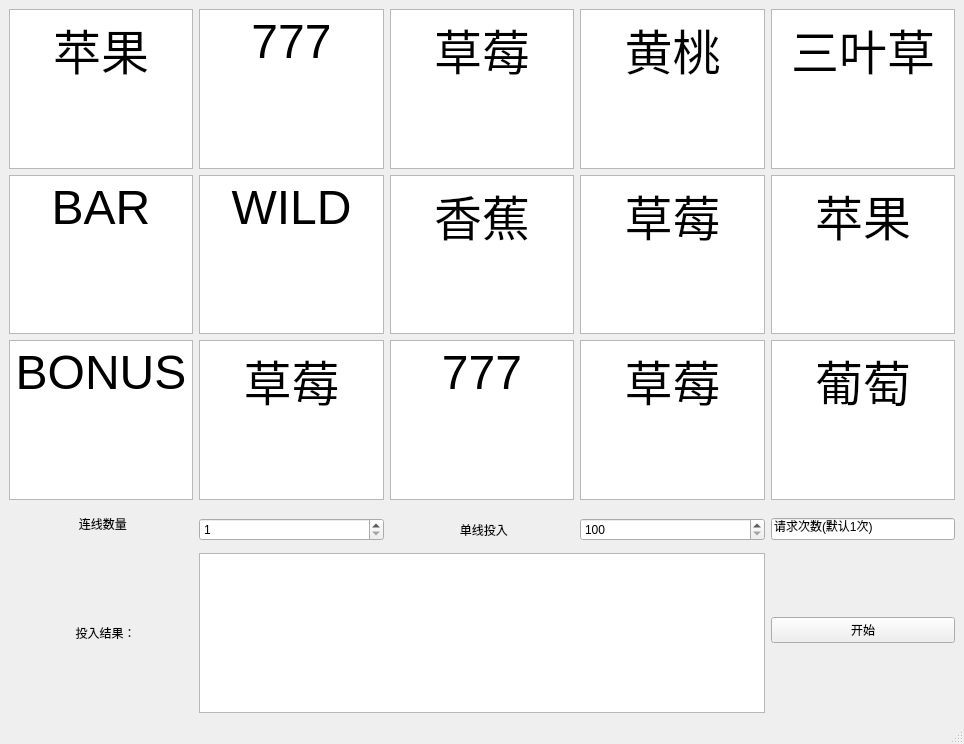
<?xml version="1.0" encoding="UTF-8"?>
<ui version="4.0">
 <class>MainWindow</class>
 <widget class="QMainWindow" name="MainWindow">
  <property name="geometry">
   <rect>
    <x>0</x>
    <y>0</y>
    <width>964</width>
    <height>744</height>
   </rect>
  </property>
  <property name="windowTitle">
   <string>MainWindow</string>
  </property>
  <widget class="QWidget" name="centralwidget">
   <layout class="QGridLayout" name="gridLayout">
    <item row="1" column="5">
     <widget class="QTextBrowser" name="textBrowser_10">
      <property name="html">
       <string>&lt;!DOCTYPE HTML PUBLIC &quot;-//W3C//DTD HTML 4.0//EN&quot; &quot;http://www.w3.org/TR/REC-html40/strict.dtd&quot;&gt;
&lt;html&gt;&lt;head&gt;&lt;meta name=&quot;qrichtext&quot; content=&quot;1&quot; /&gt;&lt;style type=&quot;text/css&quot;&gt;
p, li { white-space: pre-wrap; }
&lt;/style&gt;&lt;/head&gt;&lt;body style=&quot; font-family:'SimSun'; font-size:9pt; font-weight:400; font-style:normal;&quot;&gt;
&lt;p align=&quot;center&quot; style=&quot; margin-top:0px; margin-bottom:0px; margin-left:0px; margin-right:0px; -qt-block-indent:0; text-indent:0px;&quot;&gt;&lt;span style=&quot; font-size:36pt;&quot;&gt;苹果&lt;/span&gt;&lt;/p&gt;&lt;/body&gt;&lt;/html&gt;</string>
      </property>
     </widget>
    </item>
    <item row="0" column="2">
     <widget class="QTextBrowser" name="textBrowser_2">
      <property name="html">
       <string>&lt;!DOCTYPE HTML PUBLIC &quot;-//W3C//DTD HTML 4.0//EN&quot; &quot;http://www.w3.org/TR/REC-html40/strict.dtd&quot;&gt;
&lt;html&gt;&lt;head&gt;&lt;meta name=&quot;qrichtext&quot; content=&quot;1&quot; /&gt;&lt;style type=&quot;text/css&quot;&gt;
p, li { white-space: pre-wrap; }
&lt;/style&gt;&lt;/head&gt;&lt;body style=&quot; font-family:'SimSun'; font-size:9pt; font-weight:400; font-style:normal;&quot;&gt;
&lt;p align=&quot;center&quot; style=&quot; margin-top:0px; margin-bottom:0px; margin-left:0px; margin-right:0px; -qt-block-indent:0; text-indent:0px;&quot;&gt;&lt;span style=&quot; font-size:36pt;&quot;&gt;777&lt;/span&gt;&lt;/p&gt;&lt;/body&gt;&lt;/html&gt;</string>
      </property>
     </widget>
    </item>
    <item row="1" column="3">
     <widget class="QTextBrowser" name="textBrowser_8">
      <property name="html">
       <string>&lt;!DOCTYPE HTML PUBLIC &quot;-//W3C//DTD HTML 4.0//EN&quot; &quot;http://www.w3.org/TR/REC-html40/strict.dtd&quot;&gt;
&lt;html&gt;&lt;head&gt;&lt;meta name=&quot;qrichtext&quot; content=&quot;1&quot; /&gt;&lt;style type=&quot;text/css&quot;&gt;
p, li { white-space: pre-wrap; }
&lt;/style&gt;&lt;/head&gt;&lt;body style=&quot; font-family:'SimSun'; font-size:9pt; font-weight:400; font-style:normal;&quot;&gt;
&lt;p align=&quot;center&quot; style=&quot; margin-top:0px; margin-bottom:0px; margin-left:0px; margin-right:0px; -qt-block-indent:0; text-indent:0px;&quot;&gt;&lt;span style=&quot; font-size:36pt;&quot;&gt;香蕉&lt;/span&gt;&lt;/p&gt;&lt;/body&gt;&lt;/html&gt;</string>
      </property>
     </widget>
    </item>
    <item row="7" column="0">
     <widget class="QLabel" name="label_3">
      <property name="text">
       <string>                    投入结果：</string>
      </property>
     </widget>
    </item>
    <item row="2" column="5">
     <widget class="QTextBrowser" name="textBrowser_15">
      <property name="html">
       <string>&lt;!DOCTYPE HTML PUBLIC &quot;-//W3C//DTD HTML 4.0//EN&quot; &quot;http://www.w3.org/TR/REC-html40/strict.dtd&quot;&gt;
&lt;html&gt;&lt;head&gt;&lt;meta name=&quot;qrichtext&quot; content=&quot;1&quot; /&gt;&lt;style type=&quot;text/css&quot;&gt;
p, li { white-space: pre-wrap; }
&lt;/style&gt;&lt;/head&gt;&lt;body style=&quot; font-family:'SimSun'; font-size:9pt; font-weight:400; font-style:normal;&quot;&gt;
&lt;p align=&quot;center&quot; style=&quot; margin-top:0px; margin-bottom:0px; margin-left:0px; margin-right:0px; -qt-block-indent:0; text-indent:0px;&quot;&gt;&lt;span style=&quot; font-size:36pt;&quot;&gt;葡萄&lt;/span&gt;&lt;/p&gt;&lt;/body&gt;&lt;/html&gt;</string>
      </property>
     </widget>
    </item>
    <item row="0" column="3">
     <widget class="QTextBrowser" name="textBrowser_3">
      <property name="html">
       <string>&lt;!DOCTYPE HTML PUBLIC &quot;-//W3C//DTD HTML 4.0//EN&quot; &quot;http://www.w3.org/TR/REC-html40/strict.dtd&quot;&gt;
&lt;html&gt;&lt;head&gt;&lt;meta name=&quot;qrichtext&quot; content=&quot;1&quot; /&gt;&lt;style type=&quot;text/css&quot;&gt;
p, li { white-space: pre-wrap; }
&lt;/style&gt;&lt;/head&gt;&lt;body style=&quot; font-family:'SimSun'; font-size:9pt; font-weight:400; font-style:normal;&quot;&gt;
&lt;p align=&quot;center&quot; style=&quot; margin-top:0px; margin-bottom:0px; margin-left:0px; margin-right:0px; -qt-block-indent:0; text-indent:0px;&quot;&gt;&lt;span style=&quot; font-size:36pt;&quot;&gt;草莓&lt;/span&gt;&lt;/p&gt;&lt;/body&gt;&lt;/html&gt;</string>
      </property>
     </widget>
    </item>
    <item row="7" column="2" colspan="3">
     <widget class="QTextBrowser" name="textBrowser_16"/>
    </item>
    <item row="2" column="3">
     <widget class="QTextBrowser" name="textBrowser_13">
      <property name="html">
       <string>&lt;!DOCTYPE HTML PUBLIC &quot;-//W3C//DTD HTML 4.0//EN&quot; &quot;http://www.w3.org/TR/REC-html40/strict.dtd&quot;&gt;
&lt;html&gt;&lt;head&gt;&lt;meta name=&quot;qrichtext&quot; content=&quot;1&quot; /&gt;&lt;style type=&quot;text/css&quot;&gt;
p, li { white-space: pre-wrap; }
&lt;/style&gt;&lt;/head&gt;&lt;body style=&quot; font-family:'SimSun'; font-size:9pt; font-weight:400; font-style:normal;&quot;&gt;
&lt;p align=&quot;center&quot; style=&quot; margin-top:0px; margin-bottom:0px; margin-left:0px; margin-right:0px; -qt-block-indent:0; text-indent:0px;&quot;&gt;&lt;span style=&quot; font-size:36pt;&quot;&gt;777&lt;/span&gt;&lt;/p&gt;&lt;/body&gt;&lt;/html&gt;</string>
      </property>
     </widget>
    </item>
    <item row="1" column="2">
     <widget class="QTextBrowser" name="textBrowser_7">
      <property name="html">
       <string>&lt;!DOCTYPE HTML PUBLIC &quot;-//W3C//DTD HTML 4.0//EN&quot; &quot;http://www.w3.org/TR/REC-html40/strict.dtd&quot;&gt;
&lt;html&gt;&lt;head&gt;&lt;meta name=&quot;qrichtext&quot; content=&quot;1&quot; /&gt;&lt;style type=&quot;text/css&quot;&gt;
p, li { white-space: pre-wrap; }
&lt;/style&gt;&lt;/head&gt;&lt;body style=&quot; font-family:'SimSun'; font-size:9pt; font-weight:400; font-style:normal;&quot;&gt;
&lt;p align=&quot;center&quot; style=&quot; margin-top:0px; margin-bottom:0px; margin-left:0px; margin-right:0px; -qt-block-indent:0; text-indent:0px;&quot;&gt;&lt;span style=&quot; font-size:36pt;&quot;&gt;WILD&lt;/span&gt;&lt;/p&gt;&lt;/body&gt;&lt;/html&gt;</string>
      </property>
     </widget>
    </item>
    <item row="1" column="4">
     <widget class="QTextBrowser" name="textBrowser_9">
      <property name="html">
       <string>&lt;!DOCTYPE HTML PUBLIC &quot;-//W3C//DTD HTML 4.0//EN&quot; &quot;http://www.w3.org/TR/REC-html40/strict.dtd&quot;&gt;
&lt;html&gt;&lt;head&gt;&lt;meta name=&quot;qrichtext&quot; content=&quot;1&quot; /&gt;&lt;style type=&quot;text/css&quot;&gt;
p, li { white-space: pre-wrap; }
&lt;/style&gt;&lt;/head&gt;&lt;body style=&quot; font-family:'SimSun'; font-size:9pt; font-weight:400; font-style:normal;&quot;&gt;
&lt;p align=&quot;center&quot; style=&quot; margin-top:0px; margin-bottom:0px; margin-left:0px; margin-right:0px; -qt-block-indent:0; text-indent:0px;&quot;&gt;&lt;span style=&quot; font-size:36pt;&quot;&gt;草莓&lt;/span&gt;&lt;/p&gt;&lt;/body&gt;&lt;/html&gt;</string>
      </property>
     </widget>
    </item>
    <item row="0" column="4">
     <widget class="QTextBrowser" name="textBrowser_4">
      <property name="html">
       <string>&lt;!DOCTYPE HTML PUBLIC &quot;-//W3C//DTD HTML 4.0//EN&quot; &quot;http://www.w3.org/TR/REC-html40/strict.dtd&quot;&gt;
&lt;html&gt;&lt;head&gt;&lt;meta name=&quot;qrichtext&quot; content=&quot;1&quot; /&gt;&lt;style type=&quot;text/css&quot;&gt;
p, li { white-space: pre-wrap; }
&lt;/style&gt;&lt;/head&gt;&lt;body style=&quot; font-family:'SimSun'; font-size:9pt; font-weight:400; font-style:normal;&quot;&gt;
&lt;p align=&quot;center&quot; style=&quot; margin-top:0px; margin-bottom:0px; margin-left:0px; margin-right:0px; -qt-block-indent:0; text-indent:0px;&quot;&gt;&lt;span style=&quot; font-size:36pt;&quot;&gt;黄桃&lt;/span&gt;&lt;/p&gt;&lt;/body&gt;&lt;/html&gt;</string>
      </property>
     </widget>
    </item>
    <item row="2" column="0">
     <widget class="QTextBrowser" name="textBrowser_11">
      <property name="html">
       <string>&lt;!DOCTYPE HTML PUBLIC &quot;-//W3C//DTD HTML 4.0//EN&quot; &quot;http://www.w3.org/TR/REC-html40/strict.dtd&quot;&gt;
&lt;html&gt;&lt;head&gt;&lt;meta name=&quot;qrichtext&quot; content=&quot;1&quot; /&gt;&lt;style type=&quot;text/css&quot;&gt;
p, li { white-space: pre-wrap; }
&lt;/style&gt;&lt;/head&gt;&lt;body style=&quot; font-family:'SimSun'; font-size:9pt; font-weight:400; font-style:normal;&quot;&gt;
&lt;p align=&quot;center&quot; style=&quot; margin-top:0px; margin-bottom:0px; margin-left:0px; margin-right:0px; -qt-block-indent:0; text-indent:0px;&quot;&gt;&lt;span style=&quot; font-size:36pt;&quot;&gt;BONUS&lt;/span&gt;&lt;/p&gt;&lt;/body&gt;&lt;/html&gt;</string>
      </property>
     </widget>
    </item>
    <item row="2" column="2">
     <widget class="QTextBrowser" name="textBrowser_12">
      <property name="html">
       <string>&lt;!DOCTYPE HTML PUBLIC &quot;-//W3C//DTD HTML 4.0//EN&quot; &quot;http://www.w3.org/TR/REC-html40/strict.dtd&quot;&gt;
&lt;html&gt;&lt;head&gt;&lt;meta name=&quot;qrichtext&quot; content=&quot;1&quot; /&gt;&lt;style type=&quot;text/css&quot;&gt;
p, li { white-space: pre-wrap; }
&lt;/style&gt;&lt;/head&gt;&lt;body style=&quot; font-family:'SimSun'; font-size:9pt; font-weight:400; font-style:normal;&quot;&gt;
&lt;p align=&quot;center&quot; style=&quot; margin-top:0px; margin-bottom:0px; margin-left:0px; margin-right:0px; -qt-block-indent:0; text-indent:0px;&quot;&gt;&lt;span style=&quot; font-size:36pt;&quot;&gt;草莓&lt;/span&gt;&lt;/p&gt;&lt;/body&gt;&lt;/html&gt;</string>
      </property>
     </widget>
    </item>
    <item row="2" column="4">
     <widget class="QTextBrowser" name="textBrowser_14">
      <property name="html">
       <string>&lt;!DOCTYPE HTML PUBLIC &quot;-//W3C//DTD HTML 4.0//EN&quot; &quot;http://www.w3.org/TR/REC-html40/strict.dtd&quot;&gt;
&lt;html&gt;&lt;head&gt;&lt;meta name=&quot;qrichtext&quot; content=&quot;1&quot; /&gt;&lt;style type=&quot;text/css&quot;&gt;
p, li { white-space: pre-wrap; }
&lt;/style&gt;&lt;/head&gt;&lt;body style=&quot; font-family:'SimSun'; font-size:9pt; font-weight:400; font-style:normal;&quot;&gt;
&lt;p align=&quot;center&quot; style=&quot; margin-top:0px; margin-bottom:0px; margin-left:0px; margin-right:0px; -qt-block-indent:0; text-indent:0px;&quot;&gt;&lt;span style=&quot; font-size:36pt;&quot;&gt;草莓&lt;/span&gt;&lt;/p&gt;&lt;/body&gt;&lt;/html&gt;</string>
      </property>
     </widget>
    </item>
    <item row="0" column="5">
     <widget class="QTextBrowser" name="textBrowser_5">
      <property name="html">
       <string>&lt;!DOCTYPE HTML PUBLIC &quot;-//W3C//DTD HTML 4.0//EN&quot; &quot;http://www.w3.org/TR/REC-html40/strict.dtd&quot;&gt;
&lt;html&gt;&lt;head&gt;&lt;meta name=&quot;qrichtext&quot; content=&quot;1&quot; /&gt;&lt;style type=&quot;text/css&quot;&gt;
p, li { white-space: pre-wrap; }
&lt;/style&gt;&lt;/head&gt;&lt;body style=&quot; font-family:'SimSun'; font-size:9pt; font-weight:400; font-style:normal;&quot;&gt;
&lt;p align=&quot;center&quot; style=&quot; margin-top:0px; margin-bottom:0px; margin-left:0px; margin-right:0px; -qt-block-indent:0; text-indent:0px;&quot;&gt;&lt;span style=&quot; font-size:36pt;&quot;&gt;三叶草&lt;/span&gt;&lt;/p&gt;&lt;/body&gt;&lt;/html&gt;</string>
      </property>
     </widget>
    </item>
    <item row="6" column="5" rowspan="2">
     <widget class="QPushButton" name="pushButton">
      <property name="text">
       <string>开始</string>
      </property>
     </widget>
    </item>
    <item row="1" column="0">
     <widget class="QTextBrowser" name="textBrowser_6">
      <property name="html">
       <string>&lt;!DOCTYPE HTML PUBLIC &quot;-//W3C//DTD HTML 4.0//EN&quot; &quot;http://www.w3.org/TR/REC-html40/strict.dtd&quot;&gt;
&lt;html&gt;&lt;head&gt;&lt;meta name=&quot;qrichtext&quot; content=&quot;1&quot; /&gt;&lt;style type=&quot;text/css&quot;&gt;
p, li { white-space: pre-wrap; }
&lt;/style&gt;&lt;/head&gt;&lt;body style=&quot; font-family:'SimSun'; font-size:9pt; font-weight:400; font-style:normal;&quot;&gt;
&lt;p align=&quot;center&quot; style=&quot; margin-top:0px; margin-bottom:0px; margin-left:0px; margin-right:0px; -qt-block-indent:0; text-indent:0px;&quot;&gt;&lt;span style=&quot; font-size:36pt;&quot;&gt;BAR&lt;/span&gt;&lt;/p&gt;&lt;/body&gt;&lt;/html&gt;</string>
      </property>
     </widget>
    </item>
    <item row="0" column="0">
     <widget class="QTextBrowser" name="textBrowser">
      <property name="html">
       <string>&lt;!DOCTYPE HTML PUBLIC &quot;-//W3C//DTD HTML 4.0//EN&quot; &quot;http://www.w3.org/TR/REC-html40/strict.dtd&quot;&gt;
&lt;html&gt;&lt;head&gt;&lt;meta name=&quot;qrichtext&quot; content=&quot;1&quot; /&gt;&lt;style type=&quot;text/css&quot;&gt;
p, li { white-space: pre-wrap; }
&lt;/style&gt;&lt;/head&gt;&lt;body style=&quot; font-family:'SimSun'; font-size:9pt; font-weight:400; font-style:normal;&quot;&gt;
&lt;p align=&quot;center&quot; style=&quot; margin-top:0px; margin-bottom:0px; margin-left:0px; margin-right:0px; -qt-block-indent:0; text-indent:0px;&quot;&gt;&lt;span style=&quot; font-size:36pt;&quot;&gt;苹果&lt;/span&gt;&lt;/p&gt;&lt;/body&gt;&lt;/html&gt;</string>
      </property>
     </widget>
    </item>
    <item row="3" column="0" rowspan="3">
     <widget class="QLabel" name="label">
      <property name="text">
       <string>                     连线数量</string>
      </property>
     </widget>
    </item>
    <item row="5" column="2">
     <widget class="QSpinBox" name="spinBox">
      <property name="minimum">
       <number>1</number>
      </property>
      <property name="maximum">
       <number>9</number>
      </property>
     </widget>
    </item>
    <item row="5" column="3">
     <widget class="QLabel" name="label_2">
      <property name="text">
       <string>                     单线投入</string>
      </property>
     </widget>
    </item>
    <item row="5" column="4">
     <widget class="QSpinBox" name="spinBox_2">
      <property name="minimum">
       <number>100</number>
      </property>
      <property name="maximum">
       <number>999999999</number>
      </property>
     </widget>
    </item>
    <item row="5" column="5">
     <widget class="QLineEdit" name="lineEdit">
      <property name="text">
       <string>请求次数(默认1次)</string>
      </property>
     </widget>
    </item>
   </layout>
  </widget>
  <widget class="QMenuBar" name="menubar">
   <property name="geometry">
    <rect>
     <x>0</x>
     <y>0</y>
     <width>964</width>
     <height>23</height>
    </rect>
   </property>
  </widget>
  <widget class="QStatusBar" name="statusbar"/>
 </widget>
 <resources/>
 <connections/>
</ui>
